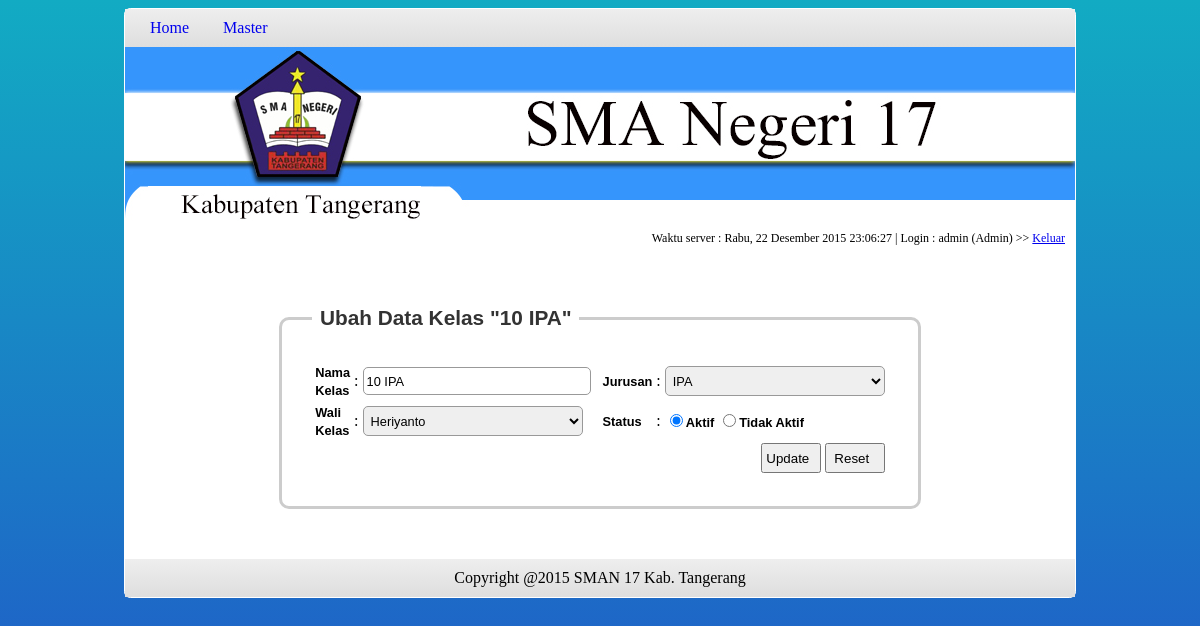
/index.php?page=ubahkelas&id=1 (signed in), run on the app's committed database.
### tables this page shows
CREATE TABLE IF NOT EXISTS `ms_kelas` (
  `id_kelas` int(11) NOT NULL AUTO_INCREMENT,
  `nama_kelas` varchar(30) NOT NULL,
  `id_jurusan` int(11) NOT NULL,
  `id_guru` int(11) NOT NULL,
  `is_active` tinyint(1) NOT NULL,
  `created_by` varchar(20) NOT NULL,
  `updated_by` varchar(20) NOT NULL,
  `created_at` datetime NOT NULL,
  `updated_at` datetime NOT NULL,
  PRIMARY KEY (`id_kelas`)
);

CREATE TABLE IF NOT EXISTS `ms_jurusan` (
  `id_jurusan` int(11) NOT NULL AUTO_INCREMENT,
  `nama_jurusan` varchar(30) NOT NULL,
  `deskripsi` text NOT NULL,
  `is_active` tinyint(1) NOT NULL,
  `created_by` varchar(20) NOT NULL,
  `updated_by` varchar(20) NOT NULL,
  `created_at` datetime NOT NULL,
  `updated_at` datetime NOT NULL,
  PRIMARY KEY (`id_jurusan`)
);

CREATE TABLE IF NOT EXISTS `ms_guru` (
  `id_guru` int(11) NOT NULL AUTO_INCREMENT,
  `nama_guru` varchar(30) NOT NULL,
  `jenis_kelamin` varchar(10) NOT NULL,
  `tempat_lahir` varchar(15) NOT NULL,
  `tgl_lahir` date NOT NULL,
  `agama` varchar(10) NOT NULL,
  `alamat` text NOT NULL,
  `no_telp` varchar(15) NOT NULL,
  `email` varchar(20) NOT NULL,
  `status_guru` tinyint(1) NOT NULL,
  `id_mapel` int(11) NOT NULL,
  `id_user` int(11) NOT NULL,
  `is_active` tinyint(1) NOT NULL,
  `created_by` varchar(20) NOT NULL,
  `updated_by` varchar(20) NOT NULL,
  `created_at` datetime NOT NULL,
  `updated_at` datetime NOT NULL,
  PRIMARY KEY (`id_guru`)
);

### modules/kelas/formKelasEdit.php (the view, shortened to what this page needs)
<?php
@$id = $_GET['id'];
$query = mysql_query("SELECT a.id_kelas, a.nama_kelas, b.id_jurusan, b.nama_jurusan AS nama_jurusan, a.id_guru, c.nama_guru AS nama_guru, a.is_active, a.created_by, a.created_at, a.updated_by, a.updated_at FROM ms_kelas AS a INNER JOIN ms_jurusan AS b ON b.id_jurusan=a.id_jurusan INNER JOIN ms_guru AS c ON c.id_guru=a.id_guru WHERE a.id_kelas = '$id'");
while($row = mysql_fetch_array($query)) {
?>
<Center>
<form action="index.php?page=actionkelas&actions=update&id=<?php echo $row['id_kelas']; ?>" method="post">
<div id="style">
    <fieldset>
    <legend>&nbsp;Ubah Data Kelas "<?php echo $row['nama_kelas']; ?>"&nbsp;</legend>
    <table border="0" align="Center">
        <tr>
            <td><label for="nama">Nama Kelas</label></td>
            <td>:</td>
            <td><input type="text" name="nama" id="nama" value="<?php echo $row['nama_kelas']; ?>" required></td>
            <td>&nbsp;</td>
            <td><label for="jurusan_id">Jurusan</label></td>
            <td>:</td>
            <td>
                <select name="jurusan_id" id="jurusan_id">
                <?php
                $query_jurusan = "SELECT * FROM ms_jurusan WHERE id_jurusan != '$row[id_jurusan]'";
                $result_jurusan = mysql_query($query_jurusan);
                $total_jurusan = mysql_num_rows($result_jurusan);
                if($total_jurusan == "0" || $total_jurusan == null) {
                    while($row_jurusan = mysql_fetch_array($result_jurusan)) {
                        echo "<option value='$row[id_jurusan]' selected>$row[nama_jurusan]</option>";
                        echo "<option value = '$row_jurusan[id_jurusan]'>$row_jurusan[nama_jurusan]</option>";
                    }
                } else {
                    echo "<option value='$row[id_jurusan]' selected>$row[nama_jurusan]</option>";
                }
                ?>
                </select>
            </td>
        </tr>
        <tr>
            <td><label for="wali_kelas_id">Wali Kelas</label></td>
            <td>:</td>
            <td>
                <select name="wali_kelas_id" id="wali_kelas_id">
                <?php
                $query_wali_kelas = "SELECT * FROM ms_guru WHERE id_guru != '$row[id_guru]'";
                $result_wali_kelas = mysql_query($query_wali_kelas);
                $total_wali_kelas = mysql_num_rows($result_wali_kelas);
                if($total_wali_kelas == "0" || $total_wali_kelas == null) {
                    echo "<option value='$row[id_guru]' selected>$row[nama_guru]</option>";
                } else {
                    echo "<option value='$row[id_guru]' selected>$row[nama_guru]</option>";
                }
                ?>
                </select>
            </td>
            <td>&nbsp;</td>
            <td><label for="is_active">Status</label></td>
            <td>:</td>
            <td>
                <div class="radio">
                <?php if($row['is_active'] == 1) { ?>
                    <label><input type="radio" name="is_active" id="is_active" value="1" checked>Aktif</label>
                    <label><input type="radio" name="is_active" id="is_active" value="0">Tidak Aktif</label>
                <?php } else { ?>
                    <label><input type="radio" name="is_active" id="is_active" value="1">Aktif</label>
                    <label><input type="radio" name="is_active" id="is_active" value="0" checked>Tidak Aktif</label>
                <?php } ?>
                </div>
            </td>
        </tr>
        <tr>
            <td align="Right" colspan="7"><input type="submit" name="button" value="Update">&nbsp;<input type="reset" name="reset" value="Reset"></td>
        </tr>
    </table>
    </fieldset>
</div>
</form>
</Center>
<?php } ?>

### css/style.css (style rules this page uses)
#style fieldset { width: 300px; padding:30px; border:3px solid #ccc; -moz-border-radius: 10px; -webkit-border-radius: 10px; -khtml-border-radius: 10px; border-radius: 10px; }
#style legend { font-family : Arial, sans-serif; font-size: 1.3em; font-weight:bold; color:#333; }
#style label { font-family : Arial, sans-serif; font-size:0.8em; font-weight: bold; }
#style input[type="text"], input[type="password"], input[type="number"], input[type="email"], input[type="date"], textarea, select { font-family : Arial, Verdana, sans-serif; font-size: 0.8em; line-height:140%; color : #000; padding : 3px; border : 1px solid #999; -moz-border-radius: 5px; -webkit-border-radius: 5px; -khtml-border-radius: 5px; border-radius: 5px; }
#style input[type="text"], input[type="password"], input[type="number"], input[type="email"] { height:20px; width:220px; }
#style select, input[type="date"] { height:30px; width:220px; }
#style input[type="submit"], #style input[type="reset"] { width:60px; height:30px; padding-left:0px; }

### css/style-frontend.css (style rules this page uses)
body { font-family: verdana; background-attachment:fixed; background-image:linear-gradient(to bottom, #12abc3, #2154c8); }

### data on the page
ms_kelas: nama_kelas "10 IPA", nama "10 IPA", jurusan_id "IPA", wali_kelas_id "Heriyanto"

### other printed values
$hari_ini "Rabu"
$_SESSION['user'] "admin"
$_SESSION['userlevel'] "Admin"
